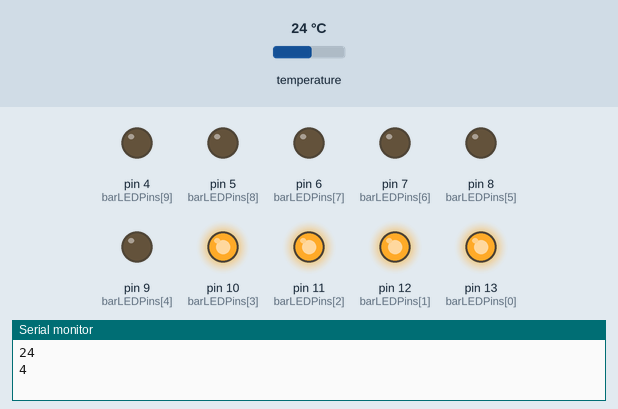
A sketch run on a simulated Arduino Uno, built with avr-gcc and run on an emulated ATmega328P. Shown: output pins drawn as LEDs (lit = HIGH), the last lines printed to the serial monitor. The inputs (shaded band) are chosen by the test bench; at power-on: temperature 24 °C.

Above: at 3.3 s.
3.4 s: temperature set to 23.6 °C
At 6.4 s:
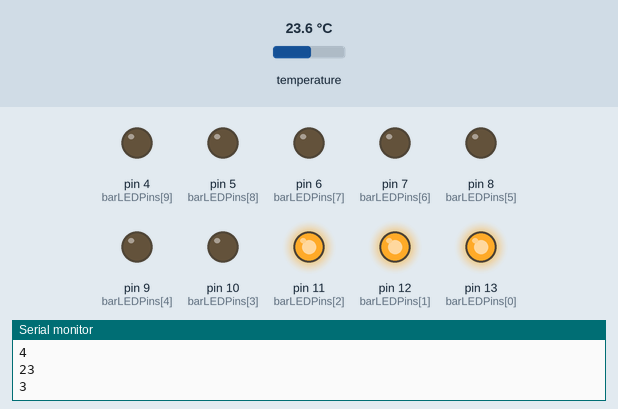
6.8 s: temperature set to 22.5 °C
At 10.0 s:
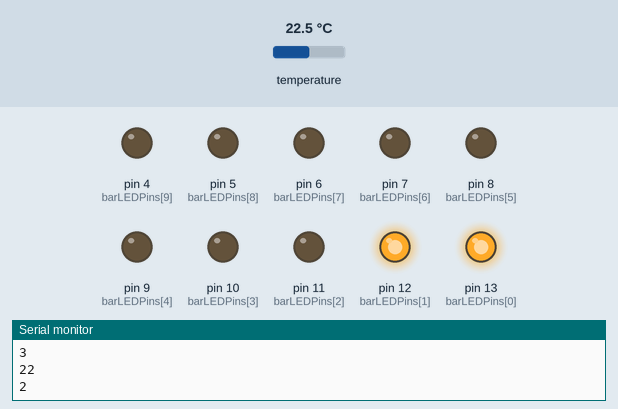
10.3 s: temperature set to 21.4 °C
At 12.7 s:
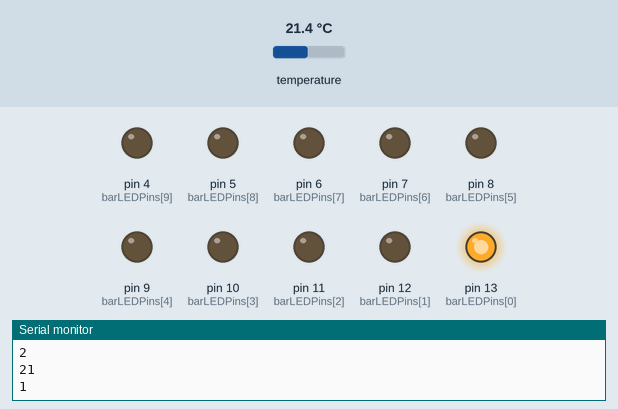
13.8 s: temperature set to 28 °C
At 16.4 s:
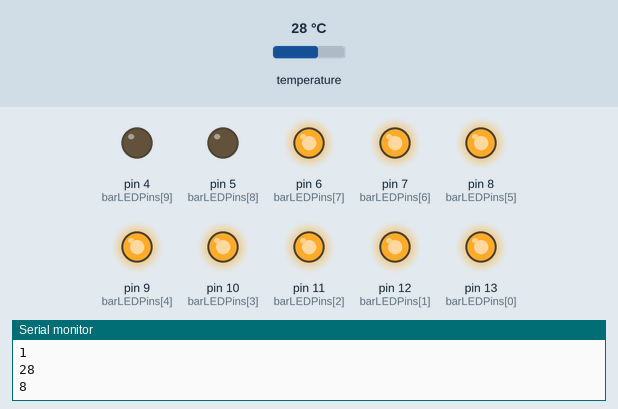
17.3 s: temperature set to 33 °C
At 20.1 s:
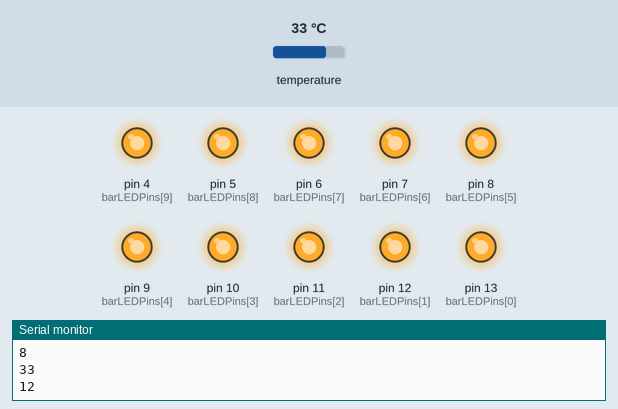
20.9 s: temperature set to 12 °C
At 23.9 s:
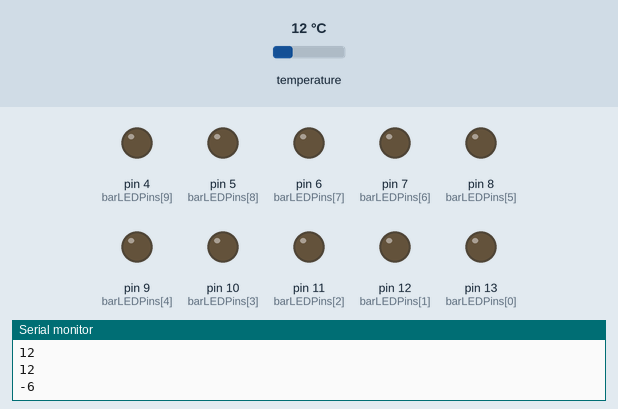
Timing chart, 0 to 25.4 s (numbered marks = the images above; inputs shaded):
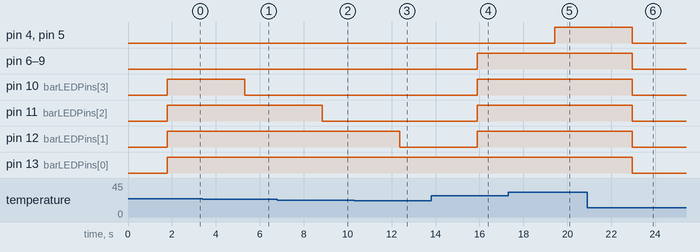

The sketch:

COMPLETED_digital_thermometer_ECC.ino
```cpp
/*
Digital Thermometer Project
Build & Code: Arduino Workshop

A. D'Alesio, C. Mendes
© Electronics & Computing Club (ECC) 2026
*/

// Importing libraries for reading temperature data from sensor
#include <OneWire.h>
#include <DallasTemperature.h>

// Simple pin mappings via constants (read-only variables)
const int tempPin = 2;
const int barLEDPins[10] = {13, 12, 11, 10, 9, 8, 7, 6, 5, 4};

// Variable to store bar LED level (to be used later on)
int previousBarLevel = 0;

// Initialize 1-Wire temperature sensor communication
OneWire oneWire(tempPin);
DallasTemperature sensors(&oneWire);

void setup() {
  pinMode(tempPin, INPUT);    // Define the pin mode for temperature sensor

  // Define the pin mode for bar LED pins
  for (int x = 0; x <= 9; x++)
    pinMode(barLEDPins[x], OUTPUT);

  Serial.begin(9600);         // Initialize the serial monitor with a specified baud rate
  sensors.begin();            // Initialize the temperature sensor to begin capturing values
}

void loop() {
  int temp;   // Create a variable to store temperature data

  sensors.requestTemperatures();      // Capture data from sensor
  temp = sensors.getTempCByIndex(0);  // Store data in 'temp' variable
  delay(1000);  // Brief delay between captures

  Serial.println(temp);   // Print the current temperature reading to the serial monitor

  int barLevel = map(temp, 20, 30, 0, 9);   // New variable with mapped values (20-24°C range to 0-9 bar LED segments)

  // If temperature increased, start turning bar LED segments ON
  if (barLevel > previousBarLevel) {
    for (int x = previousBarLevel; x <= barLevel; x++)
      digitalWrite(barLEDPins[x], HIGH);
  }

  // If temperature decreased, start turning LED segments OFF
  if (barLevel < previousBarLevel) {
    for (int x = previousBarLevel; x > barLevel; x--)
      digitalWrite(barLEDPins[x], LOW);
  }

  // Remember current bar level for next loop
  previousBarLevel = barLevel;

  Serial.println(barLevel + 1);   // Print the bar LED value to the serial monitor
  Serial.println();   // Print blank line
}
```

Measured:
- the behaviour switches between 24 and 23.9 °C on temperature (found by bisection; images 0 and 1)
- the behaviour switches between 23 and 22.9 °C on temperature (found by bisection; images 1 and 2)
- the behaviour switches between 22 and 21.9 °C on temperature (found by bisection; images 2 and 3)
- after the input at 3.4 s, pin 10 (barLEDPins[3]): HIGH → LOW after 1.9 s
- after the input at 6.8 s, pin 11 (barLEDPins[2]): HIGH → LOW after 2.0 s
- after the input at 10.3 s, pin 12 (barLEDPins[1]): HIGH → LOW after 2.1 s
- after the input at 13.8 s, pin 6 (barLEDPins[7]), pin 7 (barLEDPins[6]), pin 8 (barLEDPins[5]), pin 9 (barLEDPins[4]), pin 10 (barLEDPins[3]), pin 11 (barLEDPins[2]), pin 12 (barLEDPins[1]): LOW → HIGH after 2.1 s
- after the input at 17.3 s, pin 4 (barLEDPins[9]), pin 5 (barLEDPins[8]): LOW → HIGH after 2.1 s
- after the input at 20.9 s, pin 4 (barLEDPins[9]), pin 5 (barLEDPins[8]), pin 6 (barLEDPins[7]), pin 7 (barLEDPins[6]), pin 8 (barLEDPins[5]), pin 9 (barLEDPins[4]), pin 10 (barLEDPins[3]), pin 11 (barLEDPins[2]), pin 12 (barLEDPins[1]), pin 13 (barLEDPins[0]): HIGH → LOW after 2.1 s
